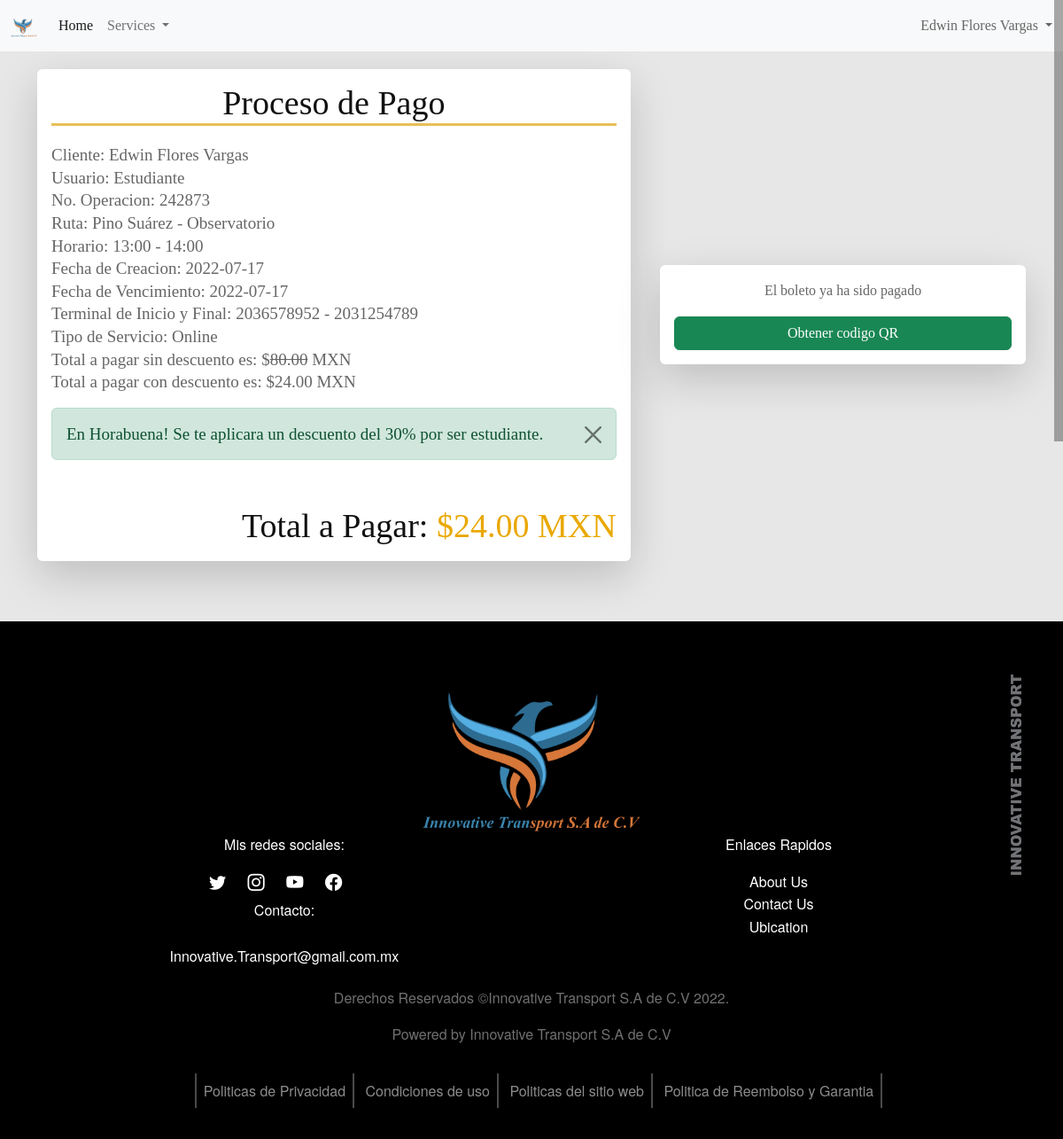
The app's page /user/procesos/pagar_boleto.php?operacion=41 (signed in) with its own data.
### tables this page shows
CREATE TABLE `tipousuario` (
  `idTUsuario` int(11) NOT NULL,
  `nombreUsuario` varchar(100) DEFAULT NULL
);

CREATE TABLE `tickets` (
  `idTicket` int(11) NOT NULL,
  `idCliente` int(11) DEFAULT NULL,
  `matricula` int(11) DEFAULT NULL,
  `fechaC` date DEFAULT NULL,
  `fechaV` date DEFAULT NULL,
  `costo` double(10,2) DEFAULT NULL,
  `N_Operacion` int(11) DEFAULT NULL,
  `idRuta` int(11) DEFAULT NULL,
  `idHorario` int(11) DEFAULT NULL,
  `dateModificacion` datetime DEFAULT NULL,
  `dateEliminacion` datetime DEFAULT NULL,
  `dateCreacion` datetime DEFAULT NULL
);

CREATE TABLE `rutas` (
  `idRuta` int(11) NOT NULL,
  `nombre` varchar(100) DEFAULT NULL,
  `idTerminales` varchar(255) NOT NULL
);

CREATE TABLE `horarios` (
  `idHorario` int(11) NOT NULL,
  `TiempoE` varchar(100) DEFAULT NULL
);

### user/procesos/pagar_boleto.php (the view, shortened to what this page needs)
<?php
require_once '../../includes/header.php';
$ticket = "SELECT * FROM tickets WHERE idTicket = " . $_GET['operacion'];
$tickets = mysqli_query($conexion, $ticket);
$row_ticket = mysqli_fetch_assoc($tickets);
$queryRuta = "SELECT * FROM rutas WHERE idRuta = " . $row_ticket['idRuta'];
$rutas = mysqli_query($conexion, $queryRuta);
$row_rutas = mysqli_fetch_assoc($rutas);
if ($row_ticket['idHorario'] == '') {
} else {
    $queryHorario = "SELECT * FROM horarios WHERE idHorario = " . $row_ticket['idHorario'];
    $Horarios = mysqli_query($conexion, $queryHorario);
    $row_Horarios = mysqli_fetch_assoc($Horarios);
}
$queryCliente = "SELECT * FROM cliente WHERE idCliente =" . $_SESSION['idCliente'];
$Cliente = mysqli_query($conexion, $queryCliente);
$row_Cliente = mysqli_fetch_assoc($Cliente);
$queryUsuario = "SELECT * FROM tipousuario WHERE idTUsuario =" . $row_Cliente['idTUsuario'];
$Usuario = mysqli_query($conexion, $queryUsuario);
$row_Usuario = mysqli_fetch_assoc($Usuario);
$total_sin_Descuento = $row_ticket['costo'];
if ($row_Usuario['idTUsuario'] == 2) {
    $total_con_descuento = ($total_sin_Descuento * 30) / 100;
    $total_con_descuento = number_format($total_con_descuento, 2);
    $alert_descuento = '<div class="alert alert-success alert-dismissible fade show" role="alert">
    <strong>En Horabuena!</strong> Se te aplicara un descuento del 30% por ser estudiante.
    <button type="button" class="btn-close" data-bs-dismiss="alert" aria-label="Close"></button>
    </div>';
} else {
    $alert_descuento = '<div class="alert alert-danger alert-dismissible fade show" role="alert">
    <strong>Lo Sentimos !</strong> No cuentas con descuento.
    <button type="button" class="btn-close" data-bs-dismiss="alert" aria-label="Close"></button>
    </div>';
    $total_con_descuento = '';
}
?>
<div class="pago-boleto">
    <div class="container">
        <div class="row">
            <div class="contenido-pago">
                <div class="ticket shadow-lg p-3 mb-5 bg-body rounded">
                    <h1 style="text-align: center;">Proceso de Pago</h1>
                    <div class="linea-pago"></div>
                    <div class="info-personal-cliente">
                        <p>
                            Cliente: <?php echo $_SESSION['nombre']; ?> <?php echo $_SESSION['apellidos']; ?> <br>
                            Usuario: <?php echo $row_Usuario['nombreUsuario']; ?><br>
                            No. Operacion: <?php echo $row_ticket['N_Operacion'] ?> <br>
                            Ruta: <?php echo $row_rutas['nombre'] ?> <br>
                            <?php
                            if ($row_ticket['idHorario'] == '') { ?>
                                Horario: No selecciono un horario<br>
                            <?php } else { ?>
                                Horario: <?php echo $row_Horarios['TiempoE'] ?><br>
                            <?php } ?>
                            Fecha de Creacion: <?php echo $row_ticket['fechaC'] ?><br>
                            Fecha de Vencimiento: <?php echo $row_ticket['fechaV'] ?><br>
                            Terminal de Inicio y Final: <?php echo $row_rutas['idTerminales'] ?><br>
                            Tipo de Servicio: Online<br>
                            <?php
                            if ($total_con_descuento == '') { ?>
                                Total a pagar sin descuento es: $<span><?php echo $total_sin_Descuento ?></span> MXN<br>
                            <?php } else { ?>
                                Total a pagar sin descuento es: $<span style="text-decoration:line-through;"><?php echo $total_sin_Descuento ?></span> MXN<br>
                                Total a pagar con descuento es: $<?php echo $total_con_descuento ?> MXN
                            <?php } ?>
                            <?php echo $alert_descuento ?>
                        </p>
                        <?php
                        if ($total_con_descuento == '') {
                            $total_pagar = $total_sin_Descuento; ?>
                            <h1> Total a Pagar: <span>$<?php echo $total_sin_Descuento ?> MXN</span></h1>
                        <?php } else {
                            $total_pagar = $total_con_descuento; ?>
                            <h1> Total a Pagar: <span>$<?php echo $total_con_descuento ?> MXN</span></h1>
                        <?php } ?>
                    </div>
                </div>
                <?php
                $queryPagoBoleto = "SELECT * FROM pago WHERE idTicket =" . $_GET['operacion'];
                $Pago = mysqli_query($conexion, $queryPagoBoleto);
                $row_Pago = mysqli_fetch_assoc($Pago);
                if ($row_Pago['idTicket'] == $_GET['operacion'] && $row_Pago['status'] == "COMPLETED") { ?>
                    <div class="botones-pago shadow-lg p-3 mb-5 bg-body rounded">
                        <p style="text-align: center;">El boleto ya ha sido pagado</p>
                        <a href="<?=base_url?>temp/<?php echo $row_Pago['codigo_qr'] ?>" class="btn btn-success" style="display: flex; text-align: center; align-items: center; justify-content: center; flex-wrap: nowrap; flex-direction: row;" target="_blank" download>Obtener codigo QR</a>
                    </div>
                <?php } else { ?>
                    <div class="botones-pago shadow-lg p-3 mb-5 bg-body rounded">
                        <div id="paypal-button-container"></div>
                    </div>
                <?php } ?>
            </div>
        </div>
    </div>
</div>
<?php require_once '../../includes/footer.php' ?>

### assets/css/style.css (style rules this page uses)
:root { --color-default: #F2C75F; }
body { width: 100%; height: 100%; font-family: 'Times New Roman', Times, serif !important; font-weight: 300; color: #666; background-color: #e7e7e7; font-size: 16px; line-height: 1.6em; }
html { width: 100%; height: 100%; }
h1 { font-size: 38px; }
h1, h2, h3, h4, h5, h6 { margin: 0 0 30px; font-family: 'Times New Roman', Times, serif; font-weight: 400; color: #111; }
.pago-boleto { padding: 20px ; }
.contenido-pago { display: flex; justify-content: space-between; flex-direction: row; flex-wrap: nowrap; align-content: center; align-items: center; }
.contenido-pago h1 { padding: 0px !important; margin: 0px; }
.ticket { width: 60%; }
.ticket p { padding-block-start: 20px; }
.botones-pago { width: 37%; }
.linea-pago { height: 3px; background-color: rgb(232 191 86); border: none; }
.info-personal-cliente { display: block; justify-content: space-between; align-items: stretch; align-content: center; flex-wrap: nowrap; flex-direction: row; font-size: 19px; }
.info-personal-cliente h1 { margin: 0; text-align: right; }
.info-personal-cliente h1 span { color: #e9a800; }

### records on screen
tipousuario: nombreUsuario "Estudiante"
tickets: N_Operacion "242873", fechaC "2022-07-17", fechaV "2022-07-17", costo "80.00", costo "24.00"
rutas: nombre "Pino Suárez - Observatorio", idTerminales "2036578952 - 2031254789"
horarios: TiempoE "13:00 - 14:00"

### other values on screen
$_SESSION['nombre'] "Edwin"
$_SESSION['apellidos'] "Flores Vargas"
